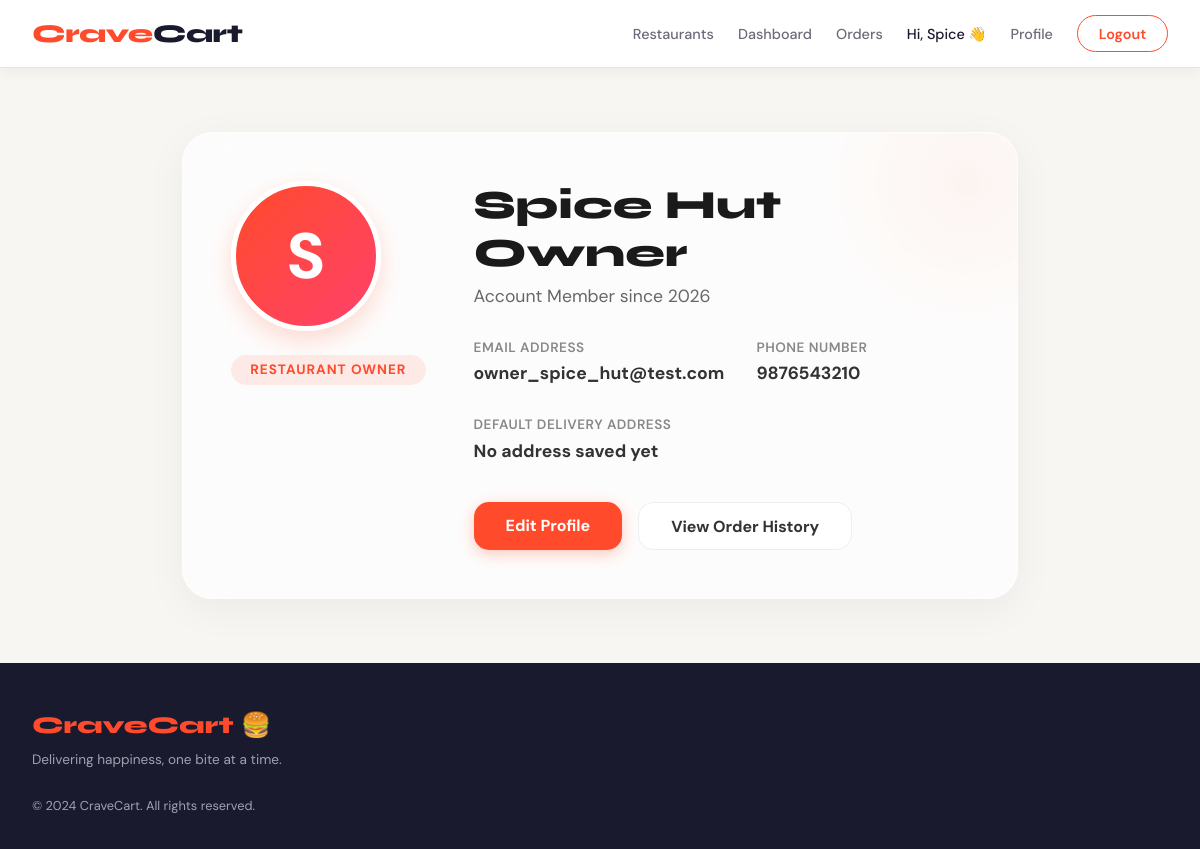
Screenshot of /profile (signed in) with the database file from the repository.
### models/user.py (models this page shows, shortened)
class User(db.Model, UserMixin):
    __tablename__ = 'users'
    id = db.Column(db.Integer, primary_key=True)
    name = db.Column(db.String(100), nullable=False)
    email = db.Column(db.String(150), unique=True, nullable=False)
    phone = db.Column(db.String(15), nullable=True)
    password = db.Column(db.String(200), nullable=False)
    role = db.Column(db.String(20), default='customer')  # customer, restaurant_owner, admin
    address = db.Column(db.Text, nullable=True)
    city = db.Column(db.String(100), nullable=True)
    profile_image = db.Column(db.String(300), nullable=True)
    is_active = db.Column(db.Boolean, default=True)
    created_at = db.Column(db.DateTime, default=datetime.utcnow)
    orders = db.relationship('Order', backref='customer', lazy=True, foreign_keys='Order.customer_id')
    restaurant = db.relationship('Restaurant', backref='owner', uselist=False, foreign_keys='Restaurant.owner_id')
    reviews = db.relationship('Review', backref='reviewer', lazy=True)

### routes/customer.py (the view)
@customer.route('/profile')
@login_required
def profile():
    return render_template('customer/profile.html')

### models/user.py (called while the page is built)
@login_manager.user_loader
def load_user(user_id):
    return User.query.get(int(user_id))

### templates/customer/profile.html (shortened to what this page needs)
{% extends "base.html" %}
{% block content %}
<div class="profile-container">
    <div class="profile-card">
        <div class="avatar-section">
            <div class="avatar">
                {{ current_user.name[0] | upper }}
            </div>
            <div class="profile-role">{{ current_user.role.replace('_', ' ') }}</div>
        </div>
        <div class="profile-info">
            <div class="profile-header">
                <h1 class="profile-name">{{ current_user.name }}</h1>
                <p style="color: #666; font-size: 1.1rem;">Account Member since {{ current_user.created_at.strftime('%Y') if current_user.created_at else '2024' }}</p>
            </div>
            <div class="info-grid">
                <div class="info-item">
                    <label>Email Address</label>
                    <span>{{ current_user.email }}</span>
                </div>
                <div class="info-item">
                    <label>Phone Number</label>
                    <span>{{ current_user.phone or 'Not provided' }}</span>
                </div>
                <div class="info-item" style="grid-column: span 2;">
                    <label>Default Delivery Address</label>
                    <span>{{ current_user.address or 'No address saved yet' }}</span>
                </div>
            </div>
            <div class="profile-actions">
                <a href="#" class="btn-profile btn-edit">Edit Profile</a>
                <a href="{{ url_for('customer.orders') }}" class="btn-profile btn-orders">View Order History</a>
            </div>
        </div>
    </div>
</div>
{% endblock %}

### templates/base.html (shortened to what this page needs)
<!DOCTYPE html>
<html lang="en">
<head>
  <link rel="stylesheet" href="https://cdn.jsdelivr.net/npm/bootstrap-icons@1.11.3/font/bootstrap-icons.min.css">
</head>
<body>
<nav class="navbar">
  <a href="{{ url_for('customer.home') }}" class="nav-brand">Crave<span>Cart</span></a>
  <div class="nav-links">
    <a href="{{ url_for('customer.restaurants') }}" class="nav-link">Restaurants</a>
    {% if current_user.is_authenticated %}
      {% if current_user.role == 'customer' %}
        <a href="{{ url_for('customer.orders') }}" class="nav-link">My Orders</a>
        <a href="{{ url_for('customer.cart') }}" class="nav-cart">
          <i class="bi bi-bag2"></i> Cart
          <span class="cart-badge" id="cart-count">0</span>
        </a>
      {% elif current_user.role == 'restaurant_owner' %}
        <a href="{{ url_for('restaurant.dashboard') }}" class="nav-link">Dashboard</a>
        <a href="{{ url_for('restaurant.orders') }}" class="nav-link">Orders</a>
      {% elif current_user.role == 'admin' %}
        <a href="{{ url_for('admin.dashboard') }}" class="nav-link">Admin Panel</a>
      {% endif %}
      <span class="nav-link" style="color: var(--text);">Hi, {{ current_user.name.split()[0] }} 👋</span>
      <a href="{{ url_for('customer.profile') }}" class="nav-link">Profile</a>
      <a href="{{ url_for('auth.logout') }}" class="btn-outline">Logout</a>
    {% else %}
      <a href="{{ url_for('auth.login') }}" class="nav-link">Login</a>
      <a href="{{ url_for('auth.register') }}" class="btn-primary">Sign Up</a>
    {% endif %}
  </div>
</nav>
{% block content %}{% endblock %}
<footer>
  <div class="footer-brand">CraveCart 🍔</div>
  <p style="margin-top: 0.5rem;">Delivering happiness, one bite at a time.</p>
  <p style="margin-top: 1.5rem; font-size: 0.8rem;">© 2024 CraveCart. All rights reserved.</p>
</footer>
</body>
</html>

### templates/base.html (style rules this page uses)
:root { --brand: #FF4B2B; --brand-dark: #cc3820; --brand-light: #fff3f1; --accent: #FF9900; --dark: #1a1a2e; --surface: #ffffff; --surface-alt: #f8f6f3; --border: #e8e3dc; --text: #1a1a2e; --muted: #6b6b7b; --success: #16a34a; --radius: 16px; --shadow: 0 4px 24px rgba(0,0,0,0.08); }
* { box-sizing: border-box; margin: 0; padding: 0; }
body { font-family: 'DM Sans', sans-serif; background: var(--surface-alt); color: var(--text); min-height: 100vh; }
h1,h2,h3,h4 { font-family: 'Syne', sans-serif; }
.navbar { background: white; border-bottom: 1px solid var(--border); padding: 0 2rem; height: 68px; display: flex; align-items: center; justify-content: space-between; position: sticky; top: 0; z-index: 1000; box-shadow: 0 2px 16px rgba(0,0,0,0.06); }
.nav-brand { font-family: 'Syne', sans-serif; font-size: 1.6rem; font-weight: 800; color: var(--brand); text-decoration: none; letter-spacing: -0.5px; }
.nav-brand span { color: var(--dark); }
.nav-links { display: flex; align-items: center; gap: 1.5rem; }
.nav-link { text-decoration: none; color: var(--muted); font-weight: 500; font-size: 0.9rem; transition: color 0.2s; }
.btn-outline { background: transparent; color: var(--brand); border: 1.5px solid var(--brand); padding: 0.55rem 1.3rem; border-radius: 50px; font-weight: 600; cursor: pointer; text-decoration: none; display: inline-flex; align-items: center; gap: 6px; font-size: 0.9rem; transition: all 0.2s; }
footer { background: var(--dark); color: #9ca3af; padding: 3rem 2rem 2rem; margin-top: 4rem; }
footer .footer-brand { font-family: 'Syne', sans-serif; font-size: 1.5rem; font-weight: 800; color: var(--brand); }
footer p { font-size: 0.85rem; line-height: 1.7; }

### templates/customer/profile.html (style rules this page uses)
:root { --glass: rgba(255, 255, 255, 0.7); --glass-border: rgba(255, 255, 255, 0.3); --accent: #FF4B2B; }
.profile-container { max-width: 900px; margin: 4rem auto; padding: 0 2rem; }
.profile-card { background: var(--glass); backdrop-filter: blur(20px); -webkit-backdrop-filter: blur(20px); border: 1px solid var(--glass-border); border-radius: 30px; padding: 3rem; box-shadow: 0 10px 40px rgba(0,0,0,0.05); display: flex; gap: 3rem; align-items: flex-start; position: relative; overflow: hidden; }
.profile-card::before { content: ''; position: absolute; top: -100px; right: -100px; width: 300px; height: 300px; background: radial-gradient(circle, rgba(255,75,43,0.05) 0%, transparent 70%); z-index: 0; }
.avatar-section { flex-shrink: 0; text-align: center; z-index: 1; }
.avatar { width: 150px; height: 150px; border-radius: 50%; background: linear-gradient(135deg, #FF4B2B, #FF416C); display: flex; align-items: center; justify-content: center; font-size: 4rem; color: white; font-weight: 800; margin-bottom: 1.5rem; border: 5px solid white; box-shadow: 0 10px 25px rgba(255,75,43,0.2); }
.profile-info { flex: 1; z-index: 1; }
.profile-header { margin-bottom: 2rem; }
.profile-name { font-family: 'Syne', sans-serif; font-size: 2.5rem; font-weight: 800; margin-bottom: 0.5rem; color: #1a1a1a; }
.profile-role { display: inline-block; padding: 0.4rem 1.2rem; background: rgba(255,75,43,0.1); color: var(--accent); border-radius: 50px; font-weight: 700; font-size: 0.85rem; text-transform: uppercase; letter-spacing: 1px; }
.info-grid { display: grid; grid-template-columns: repeat(2, 1fr); gap: 2rem; margin-bottom: 2.5rem; }
.info-item label { display: block; font-size: 0.85rem; color: #888; margin-bottom: 0.4rem; font-weight: 600; text-transform: uppercase; letter-spacing: 0.5px; }
.info-item span { font-size: 1.1rem; font-weight: 700; color: #333; }
.profile-actions { display: flex; gap: 1rem; }
.btn-profile { padding: 0.8rem 2rem; border-radius: 15px; font-weight: 700; text-decoration: none; transition: all 0.3s cubic-bezier(0.175, 0.885, 0.32, 1.275); }
.btn-edit { background: var(--accent); color: white; box-shadow: 0 4px 15px rgba(255,75,43,0.3); }
.btn-orders { background: white; color: #333; border: 1.5px solid #eee; }

### rows the page displays
User: name "Spice", name "S", role.replace "RESTAURANT OWNER", name "Spice Hut Owner", created_at "2026", email "owner_spice_hut@test.com", phone "9876543210", address "No address saved yet"
